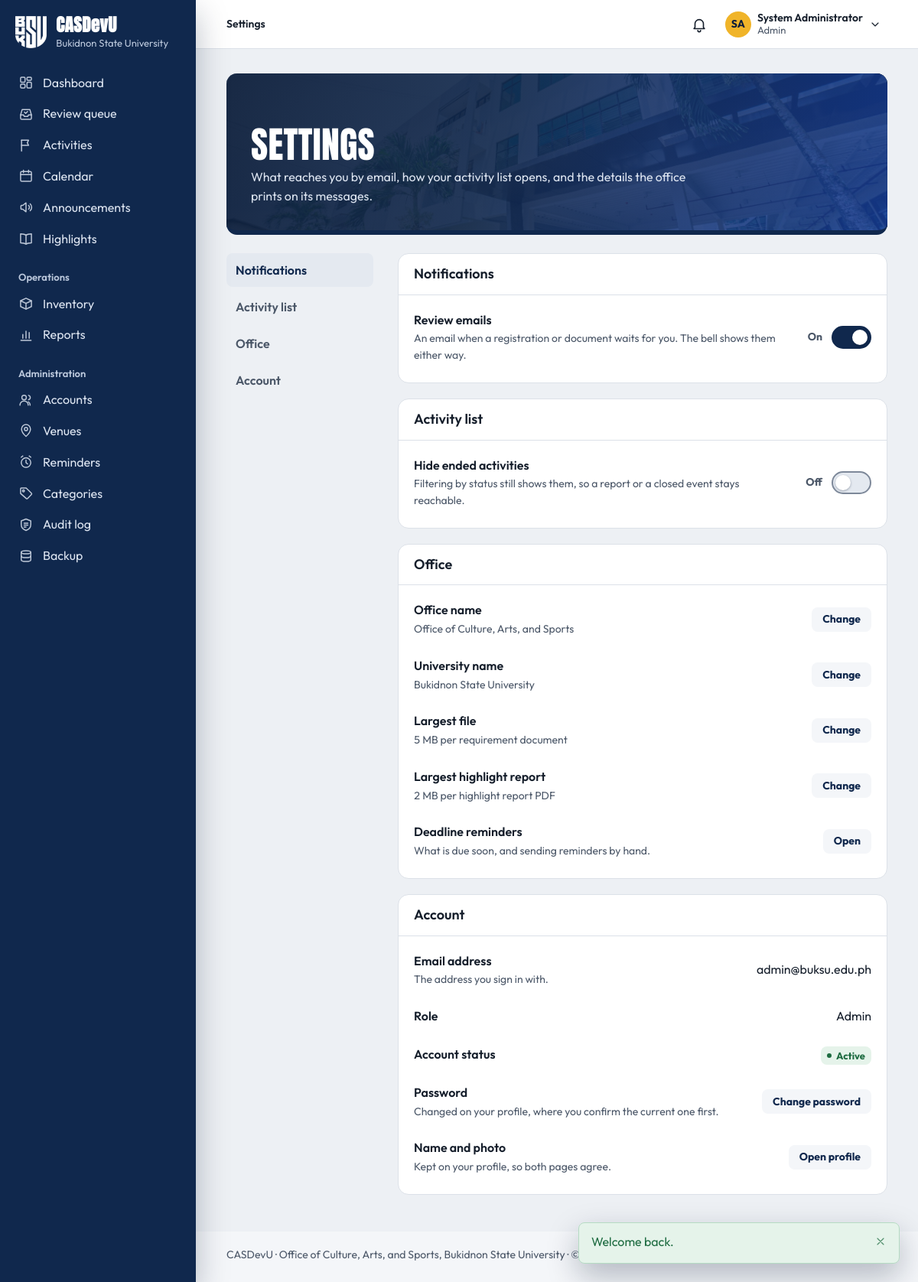
The page /settings.php (signed in) on the database its author committed.
### tables this page shows
CREATE TABLE users (
    user_id         INT UNSIGNED AUTO_INCREMENT PRIMARY KEY,
    role_id         TINYINT UNSIGNED NOT NULL,

     
    email           VARCHAR(150) NOT NULL UNIQUE,    
    password_hash   VARCHAR(255) NOT NULL,           
     
    student_number  VARCHAR(30)  NULL UNIQUE,        
    first_name      VARCHAR(80)  NOT NULL,
    middle_name     VARCHAR(80)  NULL,
    last_name       VARCHAR(80)  NOT NULL,
    sex             ENUM('male','female','other') NULL,
    birth_date      DATE         NULL,
    contact_number  VARCHAR(30)  NULL,
    photo_path      VARCHAR(255) NULL,
    id_front_path   VARCHAR(255) NULL,               
    id_back_path    VARCHAR(255) NULL,               

     
    course_id       INT UNSIGNED     NULL,
    year_level_id   TINYINT UNSIGNED NULL,
    section         VARCHAR(20)      NULL,
     
    connection_note VARCHAR(500)     NULL,

     
    status          ENUM('pending','active','inactive','suspended')
                        NOT NULL DEFAULT 'pending',
    last_login_at   DATETIME NULL,
    created_at      TIMESTAMP NOT NULL DEFAULT CURRENT_TIMESTAMP,
    updated_at      TIMESTAMP NOT NULL DEFAULT CURRENT_TIMESTAMP
                        ON UPDATE CURRENT_TIMESTAMP,

    CONSTRAINT fk_users_role       FOREIGN KEY (role_id)       REFERENCES roles(role_id),
    CONSTRAINT fk_users_course     FOREIGN KEY (course_id)     REFERENCES courses(course_id)
                                       ON DELETE SET NULL,
    CONSTRAINT fk_users_year_level FOREIGN KEY (year_level_id) REFERENCES year_levels(year_level_id)
                                       ON DELETE SET NULL,

    INDEX idx_users_role   (role_id),
    INDEX idx_users_status (status),
    INDEX idx_users_name   (last_name, first_name)
);

CREATE TABLE roles (
    role_id         TINYINT UNSIGNED AUTO_INCREMENT PRIMARY KEY,
    name            VARCHAR(40)  NOT NULL UNIQUE,    
    description     VARCHAR(255) NULL
);

### public/settings.php (the view, shortened to what the rows shown need)
<?php
require_login();
$user      = current_user();
$userId    = (int) $user['user_id'];
$isAdmin   = has_role('admin');
$isGuest   = is_guest();
$hidePast      = user_preference_on($userId, 'hide_past_activities');
require __DIR__ . '/../includes/layout/header.php';
?>
<div class="page-head">
    <div>
        <h1>Settings</h1>
    </div>
</div>
<div class="settings">
<div class="settings-layout">
<div class="settings-cards">
<?php if (!$isGuest): ?>
<section class="set-card" id="notifications" aria-labelledby="notifications-title">
    <div class="set-card-head"><h2 id="notifications-title">Notifications</h2></div>
</section>
<?php endif; ?>
<section class="set-card" id="activity-list" aria-labelledby="activity-list-title">
    <div class="set-card-head"><h2 id="activity-list-title">Activity list</h2></div>
    <div class="set-card-body">
        <form class="set-row" method="post" action="<?= url('settings.php') ?>" data-autosave>
            <div class="set-control">
                <span class="set-switch-state" aria-hidden="true"><?= $hidePast ? 'On' : 'Off' ?></span>
                <input class="switch" type="checkbox" role="switch" id="hide_past_activities" name="hide_past_activities" value="1"
                    <?= $hidePast ? 'checked' : '' ?>>
            </div>
        </form>
    </div>
</section>
<?php if ($isAdmin): ?>
    <section class="set-card" id="office" aria-labelledby="office-title">
        <div class="set-card-head"><h2 id="office-title">Office</h2></div>
    </section>
<?php endif; ?>
<section class="set-card" id="account" aria-labelledby="account-title">
    <div class="set-card-head"><h2 id="account-title">Account</h2></div>
    <div class="set-card-body">
        <div class="set-row is-value">
            <div class="set-text">
                <span class="set-label">Email address</span>
                <p class="set-desc">The address you sign in with.</p>
            </div>
            <span class="set-value"><?= str_replace('@', '@<wbr>', e($user['email'])) ?></span>
        </div>
        <div class="set-row is-value">
            <span class="set-label">Role</span>
            <span class="set-value"><?= e(ucfirst((string) $user['role_name'])) ?></span>
        </div>
    </div>
</section>
</div>
</div>
</div>
<?php require __DIR__ . '/../includes/layout/footer.php'; ?>

### includes/layout/header.php (shortened to what the rows shown need)
<?php
$user         = current_user();
$role         = current_role();
$currentFile  = basename($_SERVER['SCRIPT_NAME']);
$currentDir   = basename(dirname($_SERVER['SCRIPT_NAME']));
$isStudent    = $role === 'student';
$navSection = match (true) {
    in_array($currentDir, ['public', ''], true) && $currentFile === 'index.php'   => 'dashboard',
    in_array($currentDir, ['public', ''], true) && $currentFile === 'review.php'  => 'review',
    $currentFile === 'notifications.php'                        => 'notifications',
    $currentFile === 'profile.php'                              => 'profile',
    $currentFile === 'settings.php'                             => 'settings',
    $currentFile === 'calendar.php'                             => 'calendar',
    $currentDir === 'activities'                                => 'activities',
    $currentDir === 'announcements'                             => 'announcements',
    $currentDir === 'highlights'                                => 'highlights',
    $currentDir === 'inventory' && $isStudent && in_array($currentFile, ['reservations.php', 'borrow.php'], true) => 'borrow-requests',
    $currentDir === 'inventory'                                 => 'inventory',
    $currentDir === 'reports'                                   => 'reports',
    $currentDir === 'admin'                                     => pathinfo($currentFile, PATHINFO_FILENAME),
    $currentDir === 'requirements' && $isStudent                => 'my-requirements',
    $currentDir === 'participation' && $isStudent               => 'my-activities',
    $currentDir === 'participation' || $currentDir === 'requirements' => 'activities',
    default                                                     => '',
};
$sections = [
    'dashboard'       => ['Dashboard', 'index.php'],
    'review'          => ['Review queue', 'review.php'],
    'notifications'   => ['Notifications', 'notifications.php'],
    'profile'         => ['My profile', 'profile.php'],
    'settings'        => ['Settings', 'settings.php'],
    'calendar'        => ['Calendar', 'activities/calendar.php'],
    'activities'      => ['Activities', 'activities/index.php'],
    'announcements'   => ['Announcements', 'announcements/index.php'],
    'highlights'      => ['Highlights', 'highlights/index.php'],
    'inventory'       => [$isStudent ? 'Costumes & equipment' : 'Inventory', 'inventory/index.php'],
    'reports'         => ['Reports', 'reports/index.php'],
    'my-activities'   => ['My activities', 'participation/my-activities.php'],
    'my-requirements' => ['My requirements', 'requirements/mine.php'],
    'borrow-requests' => ['My borrow requests', 'inventory/reservations.php'],
    'users'           => ['Accounts', 'admin/users.php'],
    'venues'          => ['Venues', 'admin/venues.php'],
    'reminders'       => ['Reminders', 'admin/reminders.php'],
    'categories'      => ['Categories', 'admin/categories.php'],
    'audit'           => ['Audit log', 'admin/audit.php'],
    'backup'          => ['Backup', 'admin/backup.php'],
];
$initials = $user
    ? strtoupper(mb_substr((string) $user['first_name'], 0, 1) . mb_substr((string) $user['last_name'], 0, 1))
    : '';
?>
<!DOCTYPE html>
<html lang="en">
<head>
    <link rel="stylesheet" href="<?= asset('css/style.css') ?>">
</head>
<body>
<div class="app<?= $user ? '' : ' app-public' ?>">
<div class="main">
<?php if ($user): ?>
    <?php
    [$sectionLabel, $sectionHref] = $sections[$navSection] ?? ['', ''];
    $pageLabel  = (string) ($pageTitle ?? '');
    $isSectionHome = $sectionHref !== '' && str_ends_with($_SERVER['SCRIPT_NAME'], '/' . $sectionHref);
    ?>
    <header class="topbar">
        <nav class="breadcrumb" aria-label="Breadcrumb">
            <ol>
                <?php if ($sectionLabel !== '' && !$isSectionHome): ?>
                    <li><a href="<?= url($sectionHref) ?>"><?= e($sectionLabel) ?></a></li>
                    <li aria-current="page"><?= e($pageLabel) ?></li>
                <?php else: ?>
                    <li aria-current="page"><?= e($sectionLabel !== '' ? $sectionLabel : $pageLabel) ?></li>
                <?php endif; ?>
            </ol>
        </nav>
        <div class="topbar-actions">
            <?php require __DIR__ . '/notifications-menu.php'; ?>
            <details class="account-menu" data-menu>
                <summary class="account-trigger" aria-label="Account menu for <?= e(full_name($user)) ?>">
                    <?php if ($userPhotoUrl = user_photo_url($user)): ?>
                        <img class="account-initials" src="<?= e($userPhotoUrl) ?>" alt="" width="34" height="34">
                    <?php else: ?>
                        <span class="account-initials" aria-hidden="true"><?= e($initials) ?></span>
                    <?php endif; ?>
                    <span class="account-text">
                        <span class="account-name"><?= e(full_name($user)) ?></span>
                        <span class="account-role"><?= e(ucfirst((string) $role)) ?></span>
                    </span>
                    <?= icon('chevron-down', 'icon account-chevron') ?>
                </summary>
            </details>
        </div>
    </header>
<?php endif; ?>
<main class="page" id="main" tabindex="-1">

### rows shown on the page
users: initials "SA", full_name($user) "System Administrator", email "admin@ buksu.edu.ph", role.name "Admin"

### other values the page prints
APP_NAME "CASDevU"
university_name() "Bukidnon State University"
$label "Dashboard Review queue Activities Calendar Announcements Highlights Inventory Reports Accounts Venues Reminders Categories Audit log Backup"
$sectionLabel !== '' ? $sectionLabel : $pageLabel "Settings"
$role "Admin"
$flashMessage['message'] "Welcome back."
$label "Office name"
$value "Office of Culture, Arts, and Sports"
$label "University name"
$value "Bukidnon State University"
$label "Largest file"
$value "5"
$label "Largest highlight report"
$value "2"
$label "Active"
